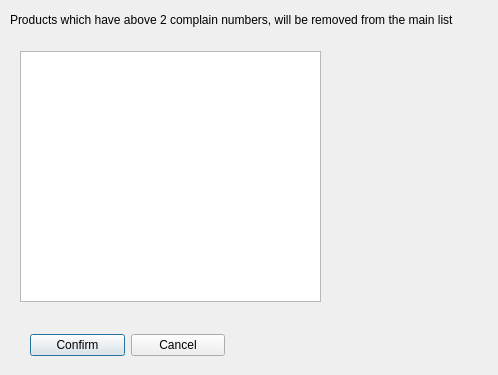
<?xml version="1.0" encoding="UTF-8"?>
<ui version="4.0">
 <class>ReportOptionsDialog</class>
 <widget class="QDialog" name="ReportOptionsDialog">
  <property name="geometry">
   <rect>
    <x>0</x>
    <y>0</y>
    <width>498</width>
    <height>375</height>
   </rect>
  </property>
  <property name="sizePolicy">
   <sizepolicy hsizetype="Fixed" vsizetype="Fixed">
    <horstretch>0</horstretch>
    <verstretch>0</verstretch>
   </sizepolicy>
  </property>
  <property name="windowTitle">
   <string>Dialog</string>
  </property>
  <widget class="QListWidget" name="listWidget">
   <property name="geometry">
    <rect>
     <x>20</x>
     <y>51</y>
     <width>301</width>
     <height>251</height>
    </rect>
   </property>
  </widget>
  <widget class="QWidget" name="layoutWidget">
   <property name="geometry">
    <rect>
     <x>30</x>
     <y>330</y>
     <width>195</width>
     <height>30</height>
    </rect>
   </property>
   <layout class="QHBoxLayout" name="horizontalLayout">
    <item>
     <widget class="QPushButton" name="confirmB">
      <property name="text">
       <string>Confirm</string>
      </property>
     </widget>
    </item>
    <item>
     <widget class="QPushButton" name="cancelB">
      <property name="text">
       <string>Cancel</string>
      </property>
     </widget>
    </item>
   </layout>
  </widget>
  <widget class="QLabel" name="label">
   <property name="geometry">
    <rect>
     <x>10</x>
     <y>10</y>
     <width>491</width>
     <height>20</height>
    </rect>
   </property>
   <property name="text">
    <string>Products which have above 2 complain numbers, will be removed from the main list</string>
   </property>
  </widget>
 </widget>
 <resources/>
 <connections/>
</ui>
